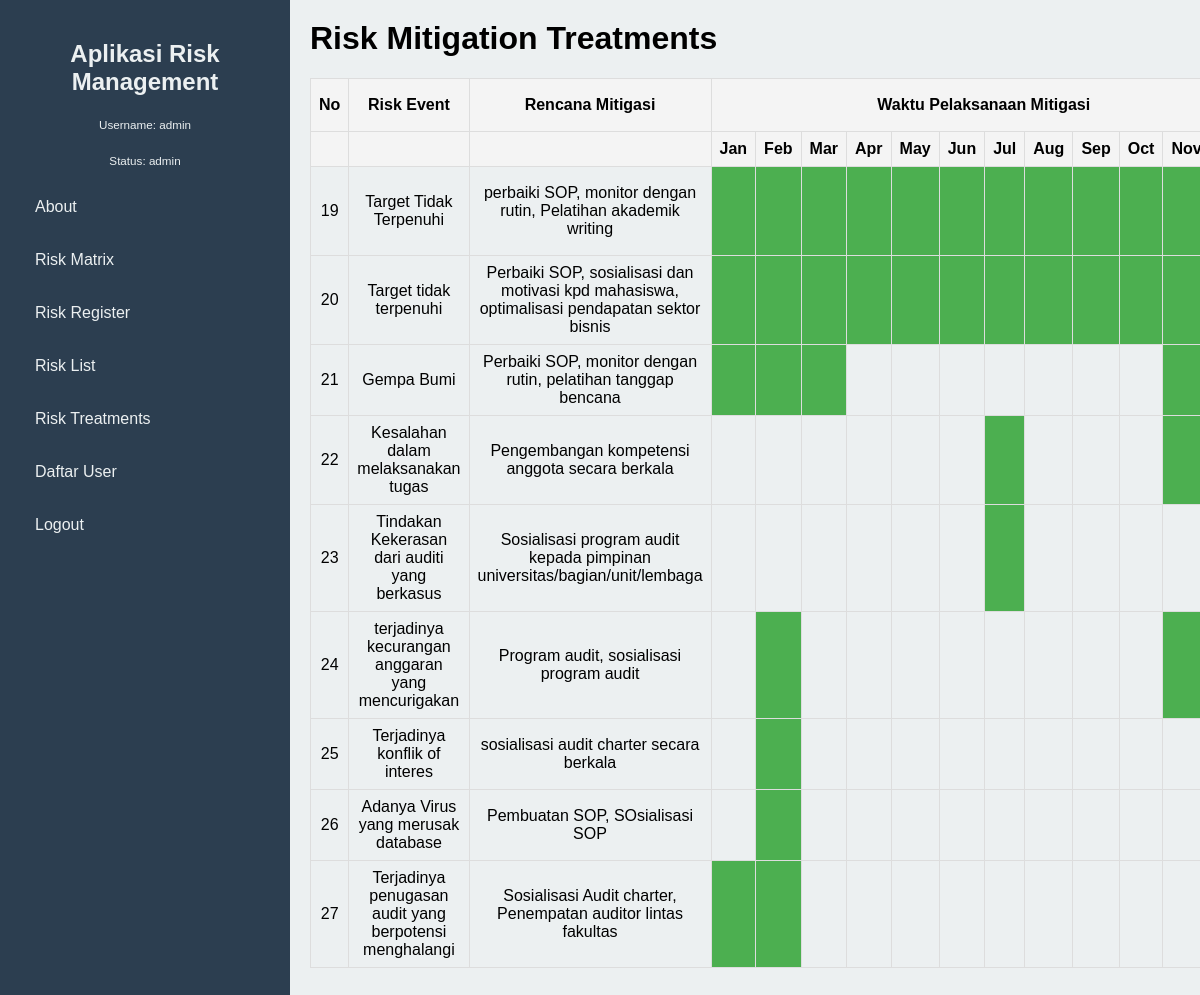
The page /menu_halaman/riskTreatments.php (signed in) on the database its author committed.
### tables this page shows
CREATE TABLE `risk` (
  `id` int(11) NOT NULL,
  `objective_tujuan` text DEFAULT NULL,
  `proses_bisnis` text DEFAULT NULL,
  `risk_category` enum('Resiko Stratejik','Resiko Finansial','Resiko Operasional','Lainnya') DEFAULT NULL,
  `kode_resiko` varchar(50) DEFAULT NULL,
  `risk_event` text DEFAULT NULL,
  `penyebab_resiko` text DEFAULT NULL,
  `sumber_resiko` enum('Internal','External') DEFAULT NULL,
  `potensi_kerugian_qualitative` text DEFAULT NULL,
  `potensi_kerugian_nominal` decimal(15,2) DEFAULT NULL,
  `owner_risk` varchar(255) DEFAULT NULL,
  `nama_dept_unit` varchar(255) DEFAULT NULL,
  `inherent_risk_likelihood` int(11) DEFAULT NULL,
  `inherent_risk_impact` int(11) DEFAULT NULL,
  `inherent_risk_level` int(11) DEFAULT NULL,
  `pengendalian_ada_tidak` enum('Ada','Tidak Ada') DEFAULT NULL,
  `pengendalian_memadai_belum` enum('Memadai','Belum Memadai') DEFAULT NULL,
  `pengendalian_sudah_belum` enum('Sudah','Belum') DEFAULT NULL,
  `residual_risk_likelihood` int(11) DEFAULT NULL,
  `residual_risk_impact` int(11) DEFAULT NULL,
  `residual_risk_level` int(11) DEFAULT NULL,
  `risk_treatment_accept_reduce` enum('Accept','Reduce') DEFAULT NULL,
  `risk_treatment_text` text DEFAULT NULL,
  `jan` tinyint(1) DEFAULT NULL,
  `feb` tinyint(1) DEFAULT NULL,
  `mar` tinyint(1) DEFAULT NULL,
  `apr` tinyint(1) DEFAULT NULL,
  `mei` tinyint(1) DEFAULT NULL,
  `jun` tinyint(1) DEFAULT NULL,
  `jul` tinyint(1) DEFAULT NULL,
  `agu` tinyint(1) DEFAULT NULL,
  `sep` tinyint(1) DEFAULT NULL,
  `okt` tinyint(1) DEFAULT NULL,
  `nov` tinyint(1) DEFAULT NULL,
  `des` tinyint(1) DEFAULT NULL,
  `risk_evidence` text DEFAULT NULL,
  `target_risk_likelihood` int(11) DEFAULT NULL,
  `target_risk_impact` int(11) DEFAULT NULL,
  `target_risk_level` int(11) DEFAULT NULL
);

### menu_halaman/riskTreatments.php (the view, shortened to what this page needs)
<?php
require_once '../conn.php';
$sql = "SELECT id, risk_event, risk_treatment_text, nama_dept_unit, risk_evidence,
        jan, feb, mar, apr, mei, jun, jul, agu, sep, okt, nov, des
        FROM risk";
$result = $conn->query($sql);
?>
<!DOCTYPE html>
<html lang="id">
<head>
    <link rel="stylesheet" href="../css/dashboard.css">
    <link rel="stylesheet" href="../css/riskTreatments.css">
</head>
<body>
    <div class="dashboard-container">
        <div class="sidebar">
            <h2>Aplikasi Risk Management</h2>
            <p><small>Username: <?php echo $_SESSION['nama']; ?></small></p>
            <p><small>Status: <?php echo $_SESSION['status']; ?></small></p>
            <ul class="sidebar-menu">
                <li><a href="about.php">About</a></li>
                <li><a href="riskMatrix.php">Risk Matrix</a></li>
                <?php if ($_SESSION['status'] == 'admin' || $_SESSION['status'] == 'rektor'  || $_SESSION['status'] == 'dekan') : ?>
                <li><a href="riskRegister.php">Risk Register</a></li>
                <?php endif; ?>
                <li><a href="riskList.php">Risk List</a></li>
                <li><a href="riskTreatments.php">Risk Treatments</a></li>
                <?php if ($_SESSION['status'] == 'admin' ||$_SESSION['status'] == 'rektor' ): ?>
                    <li><a href="../menu_add_user/daftar_user.php">Daftar User</a></li>
                <?php endif; ?>
                <li><a href="../logout.php">Logout</a></li>
            </ul>
        </div>
        <div class="main-content">
            <h1>Risk Mitigation Treatments</h1>
            <table>
                <thead>
                    <tr>
                        <th>No</th>
                        <th>Risk Event</th>
                        <th>Rencana Mitigasi</th>
                        <th colspan="12">Waktu Pelaksanaan Mitigasi</th>
                    </tr>
                    <tr>
                        <th></th>
                        <th></th>
                        <th></th>
                        <th>Jan</th>
                        <th>Feb</th>
                        <th>Mar</th>
                        <th>Apr</th>
                        <th>May</th>
                        <th>Jun</th>
                        <th>Jul</th>
                        <th>Aug</th>
                        <th>Sep</th>
                        <th>Oct</th>
                        <th>Nov</th>
                    </tr>
                </thead>
                <tbody>
                    <?php
                    if ($result->num_rows > 0) {
                        while ($row = $result->fetch_assoc()) {
                            echo "<tr>";
                            echo "<td>{$row['id']}</td>";
                            echo "<td>{$row['risk_event']}</td>";
                            echo "<td>{$row['risk_treatment_text']}</td>";
                            $months = ['jan', 'feb', 'mar', 'apr', 'mei', 'jun',
                            'jul', 'agu', 'sep', 'okt', 'nov', 'des'];
                            foreach ($months as $month) {
                                $class = ($row[$month] == 1) ? 'color-cell completed' : 'color-cell';
                                echo "<td class='{$class}' data-month='{$month}' data-id='{$row['id']}'></td>";
                            }
                            echo "</tr>";
                        }
                    } else {
                        echo "<tr><td colspan='17'>Tidak ada data</td></tr>";
                    }
                    ?>
                </tbody>
            </table>
        </div>
    </div>
</body>
</html>

### css/dashboard.css (style rules this page uses)
body { margin: 0; padding: 0; font-family: Arial, sans-serif; color: black; }
.dashboard-container { display: flex; min-height: 100vh; background-color: aqua; }
.sidebar { width: 250px; min-width: 250px; background-color: #2c3e50; color: #ecf0f1; padding: 20px; box-shadow: 2px 0 5px rgba(0, 0, 0, 0.1); flex-shrink: 0; }
.sidebar h2 { text-align: center; margin-bottom: 20px; }
.sidebar p { text-align: center; font-size: 14px; margin-bottom: 20px; }
.sidebar-menu { list-style: none; padding: 0; }
.sidebar-menu li { margin: 15px 0; }
.sidebar-menu a { text-decoration: none; color: #ecf0f1; display: block; padding: 10px 15px; border-radius: 5px; transition: background-color 0.3s; }
.main-content { flex: 1; padding: 20px; background-color: #ecf0f1; overflow-x: auto; }
.main-content h1 { margin-top: 0; }

### css/riskTreatments.css (style rules this page uses)
table { width: 100%; border-collapse: collapse; margin-bottom: 20px; }
th, td { border: 1px solid #ddd; text-align: center; padding: 8px; }
th { background-color: #f4f4f4; }
.color-cell { width: 30px; height: 30px; cursor: pointer; }
.completed { background-color: #4CAF50; }

### rows shown on the page
risk: id "19", risk_event "Target Tidak Terpenuhi", risk_treatment_text "perbaiki SOP, monitor dengan rutin, Pelatihan akademik writing", jan 1 (drawn), feb 1 (drawn), mar 1 (drawn), apr 1 (drawn), mei 1 (drawn), jun 1 (drawn), jul 1 (drawn), agu 1 (drawn), sep 1 (drawn), okt 1 (drawn), nov 1 (drawn)
risk: id "20", risk_event "Target tidak terpenuhi", risk_treatment_text "Perbaiki SOP, sosialisasi dan motivasi kpd mahasiswa, optimalisasi pendapatan sektor bisnis", jan 1 (drawn), feb 1 (drawn), mar 1 (drawn), apr 1 (drawn), mei 1 (drawn), jun 1 (drawn), jul 1 (drawn), agu 1 (drawn), sep 1 (drawn), okt 1 (drawn), nov 1 (drawn)
risk: id "21", risk_event "Gempa Bumi", risk_treatment_text "Perbaiki SOP, monitor dengan rutin, pelatihan tanggap bencana", jan 1 (drawn), feb 1 (drawn), mar 1 (drawn), apr 0 (drawn), mei 0 (drawn), jun 0 (drawn), jul 0 (drawn), agu 0 (drawn), sep 0 (drawn), okt 0 (drawn), nov 1 (drawn)
risk: id "22", risk_event "Kesalahan dalam melaksanakan tugas", risk_treatment_text "Pengembangan kompetensi anggota secara berkala", jan 0 (drawn), feb 0 (drawn), mar 0 (drawn), apr 0 (drawn), mei 0 (drawn), jun 0 (drawn), jul 1 (drawn), agu 0 (drawn), sep 0 (drawn), okt 0 (drawn), nov 1 (drawn)
risk: id "23", risk_event "Tindakan Kekerasan dari auditi yang berkasus", risk_treatment_text "Sosialisasi program audit kepada pimpinan universitas/bagian/unit/lembaga", jan 0 (drawn), feb 0 (drawn), mar 0 (drawn), apr 0 (drawn), mei 0 (drawn), jun 0 (drawn), jul 1 (drawn), agu 0 (drawn), sep 0 (drawn), okt 0 (drawn), nov 0 (drawn)
risk: id "24", risk_event "terjadinya kecurangan anggaran yang mencurigakan", risk_treatment_text "Program audit, sosialisasi program audit", jan 0 (drawn), feb 1 (drawn), mar 0 (drawn), apr 0 (drawn), mei 0 (drawn), jun 0 (drawn), jul 0 (drawn), agu 0 (drawn), sep 0 (drawn), okt 0 (drawn), nov 1 (drawn)
risk: id "25", risk_event "Terjadinya konflik of interes", risk_treatment_text "sosialisasi audit charter secara berkala", jan 0 (drawn), feb 1 (drawn), mar 0 (drawn), apr 0 (drawn), mei 0 (drawn), jun 0 (drawn), jul 0 (drawn), agu 0 (drawn), sep 0 (drawn), okt 0 (drawn), nov 0 (drawn)
risk: id "26", risk_event "Adanya Virus yang merusak database", risk_treatment_text "Pembuatan SOP, SOsialisasi SOP", jan 0 (drawn), feb 1 (drawn), mar 0 (drawn), apr 0 (drawn), mei 0 (drawn), jun 0 (drawn), jul 0 (drawn), agu 0 (drawn), sep 0 (drawn), okt 0 (drawn), nov 0 (drawn)
risk: id "27", risk_event "Terjadinya penugasan audit yang berpotensi menghalangi", risk_treatment_text "Sosialisasi Audit charter, Penempatan auditor lintas fakultas", jan 1 (drawn), feb 1 (drawn), mar 0 (drawn), apr 0 (drawn), mei 0 (drawn), jun 0 (drawn), jul 0 (drawn), agu 0 (drawn), sep 0 (drawn), okt 0 (drawn), nov 0 (drawn)

### other values the page prints
$_SESSION['nama'] "admin"
$_SESSION['status'] "admin"
